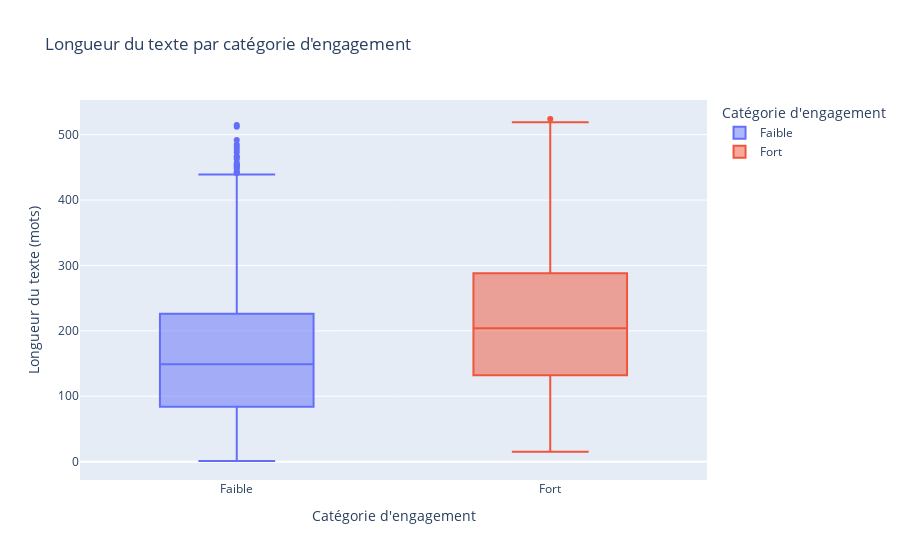

Notebook code cell kept with this figure:
### Markdown cell above
- Insight LinkedIn : “Les posts viraux (très partagés) ont en moyenne 198 mots, soit 20% plus longs que les posts non viraux. Vise ~200 mots pour augmenter tes chances de viralité.”

- Comparée à la médiane pour l’engagement général (210 pour Fort vs 147 pour Faible), la médiane des posts viraux (182) est légèrement plus basse, suggérant que la viralité privilégie des posts un peu plus concis que ceux maximisant l’engagement total.

- Les auteurs des posts viraux ont en moyenne ~3,7 fois plus de followers (4154 vs 1107) que ceux des posts non viraux. Cela suggère que la taille du réseau joue un rôle clé dans la viralité, car un plus grand nombre de followers augmente la portée initiale, favorisant les partages.

- Cependant, des posts non viraux peuvent venir d’auteurs avec peu de followers, indiquant que la qualité du contenu peut compenser un petit réseau.
- La différence importante (~3000 followers) montre que la viralité est souvent amplifiée par des comptes influents, mais pas exclusivement.

### Code cell
# Créer un graphique Plotly (boîte à moustaches)
fig = px.box(
    df_engagement.to_pandas(),
    x="engagement_category",
    y="text_length",
    color="engagement_category",
    title="Longueur du texte par catégorie d'engagement",
    labels={"text_length": "Longueur du texte (mots)", "engagement_category": "Catégorie d'engagement"},
    points="outliers"
)
fig.show()

### Figure 1 — Plotly figure (JSON) as saved in the notebook; plotly's stock layout.template omitted (floating-point values rounded to 4 significant figures; data arrays with more than 128 entries replaced by an {"elided": "..."} marker saying what was removed)
{"data": [{"alignmentgroup": "True", "boxpoints": "outliers", "hovertemplate": "Catégorie d'engagement=%{x}<br>Longueur du texte (mots)=%{y}<extra></extra>", "legendgroup": "Faible", "marker": {"color": "#636efa"}, "name": "Faible", "notched": false, "offsetgroup": "Faible", "orientation": "v", "showlegend": true, "type": "box", "x": {"elided": "1656 str values"}, "x0": " ", "xaxis": "x", "y": {"elided": "1656 int values"}, "y0": " ", "yaxis": "y"}, {"alignmentgroup": "True", "boxpoints": "outliers", "hovertemplate": "Catégorie d'engagement=%{x}<br>Longueur du texte (mots)=%{y}<extra></extra>", "legendgroup": "Fort", "marker": {"color": "#EF553B"}, "name": "Fort", "notched": false, "offsetgroup": "Fort", "orientation": "v", "showlegend": true, "type": "box", "x": {"elided": "186 str values"}, "x0": " ", "xaxis": "x", "y": {"elided": "186 int values"}, "y0": " ", "yaxis": "y"}], "layout": {"boxmode": "overlay", "legend": {"title": {"text": "Catégorie d'engagement"}, "tracegroupgap": 0}, "title": {"text": "Longueur du texte par catégorie d'engagement"}, "xaxis": {"anchor": "y", "categoryarray": ["Faible", "Fort"], "categoryorder": "array", "domain": [0, 1], "title": {"text": "Catégorie d'engagement"}}, "yaxis": {"anchor": "x", "domain": [0, 1], "title": {"text": "Longueur du texte (mots)"}}}}
